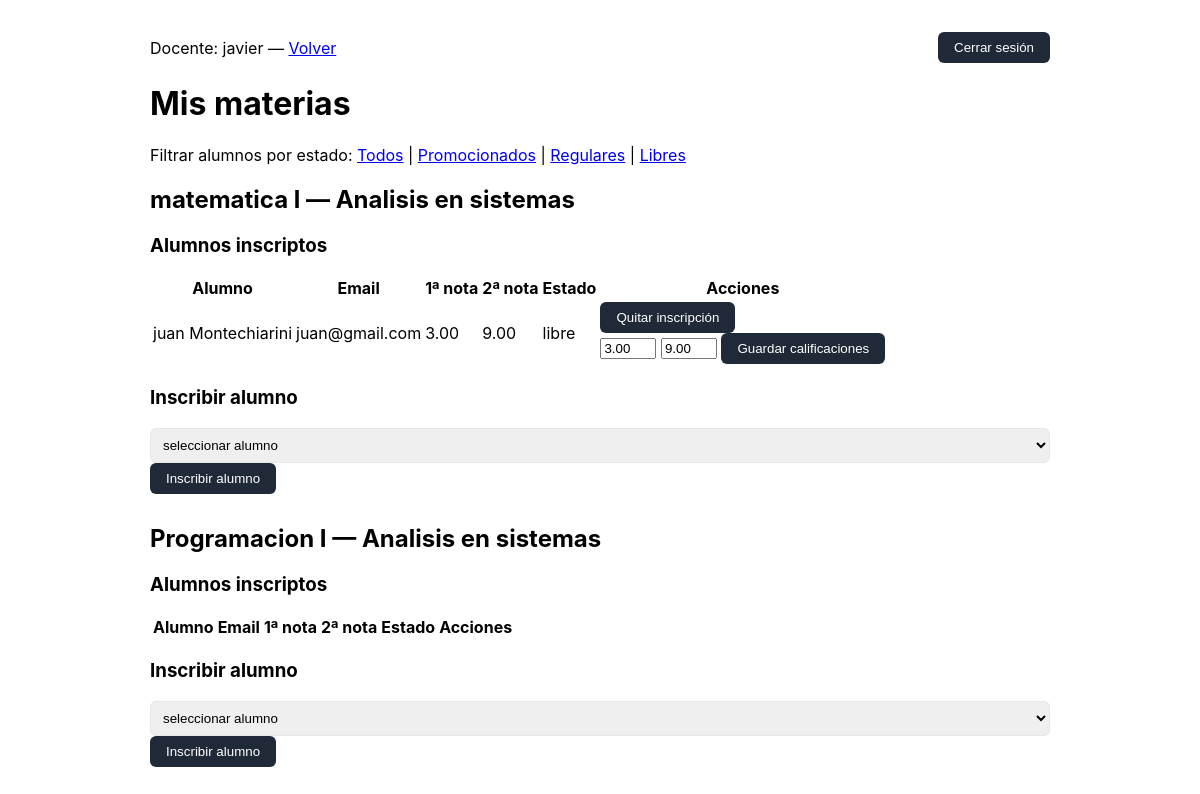
Screenshot of /docente_panel.php?filter=libre (signed in) with the database file from the repository.
### tables this page shows
CREATE TABLE IF NOT EXISTS `usuario` (
  `ID_usuario` int NOT NULL AUTO_INCREMENT,
  `nombre` varchar(50) NOT NULL,
  `apellido` varchar(100) NOT NULL,
  `email` varchar(100) NOT NULL,
  `password` varchar(255) NOT NULL,
  `ID_rol` int NOT NULL,
  PRIMARY KEY (`ID_usuario`),
  UNIQUE KEY `email` (`email`),
  KEY `ID_rol` (`ID_rol`),
  CONSTRAINT `fk_usuario_rol` FOREIGN KEY (`ID_rol`) REFERENCES `rol` (`ID_rol`) ON DELETE RESTRICT ON UPDATE CASCADE
);

CREATE TABLE IF NOT EXISTS `materia_docente` (
  `ID` int NOT NULL AUTO_INCREMENT,
  `ID_materia` int NOT NULL,
  `ID_carrera` int NOT NULL,
  `ID_docente` int NOT NULL,
  PRIMARY KEY (`ID`),
  UNIQUE KEY `uk_materia_carrera_docente` (`ID_materia`,`ID_carrera`,`ID_docente`),
  KEY `ID_carrera` (`ID_carrera`),
  KEY `ID_docente` (`ID_docente`),
  CONSTRAINT `materia_docente_ibfk_1` FOREIGN KEY (`ID_materia`) REFERENCES `materia` (`ID_materia`) ON DELETE CASCADE,
  CONSTRAINT `materia_docente_ibfk_2` FOREIGN KEY (`ID_carrera`) REFERENCES `carrera` (`ID_carrera`) ON DELETE CASCADE,
  CONSTRAINT `materia_docente_ibfk_3` FOREIGN KEY (`ID_docente`) REFERENCES `usuario` (`ID_usuario`) ON DELETE CASCADE
);

CREATE TABLE IF NOT EXISTS `materia` (
  `ID_materia` int NOT NULL AUTO_INCREMENT,
  `ID_docente` int NOT NULL DEFAULT '0',
  `ID_carrera` int NOT NULL DEFAULT '0',
  `Nombre_materia` varchar(50) NOT NULL DEFAULT '',
  PRIMARY KEY (`ID_materia`),
  KEY `ID_docente` (`ID_docente`),
  KEY `ID_carrera` (`ID_carrera`),
  CONSTRAINT `fk_materia_carrera` FOREIGN KEY (`ID_carrera`) REFERENCES `carrera` (`ID_carrera`) ON DELETE RESTRICT ON UPDATE CASCADE,
  CONSTRAINT `fk_materia_docente` FOREIGN KEY (`ID_docente`) REFERENCES `docente` (`ID_docente`) ON DELETE RESTRICT ON UPDATE CASCADE
);

CREATE TABLE IF NOT EXISTS `carrera` (
  `ID_carrera` int NOT NULL AUTO_INCREMENT,
  `Nombre_carrera` varchar(50) DEFAULT NULL,
  PRIMARY KEY (`ID_carrera`)
);

CREATE TABLE IF NOT EXISTS `materia_alumno` (
  `ID` int NOT NULL AUTO_INCREMENT,
  `ID_materia` int NOT NULL,
  `ID_carrera` int NOT NULL,
  `ID_alumno` int NOT NULL,
  `nota1` decimal(5,2) DEFAULT NULL,
  `nota2` decimal(5,2) DEFAULT NULL,
  PRIMARY KEY (`ID`),
  UNIQUE KEY `uk_materia_carrera_alumno` (`ID_materia`,`ID_carrera`,`ID_alumno`),
  KEY `ID_carrera` (`ID_carrera`),
  KEY `ID_alumno` (`ID_alumno`),
  CONSTRAINT `materia_alumno_ibfk_1` FOREIGN KEY (`ID_materia`) REFERENCES `materia` (`ID_materia`) ON DELETE CASCADE,
  CONSTRAINT `materia_alumno_ibfk_2` FOREIGN KEY (`ID_carrera`) REFERENCES `carrera` (`ID_carrera`) ON DELETE CASCADE,
  CONSTRAINT `materia_alumno_ibfk_3` FOREIGN KEY (`ID_alumno`) REFERENCES `usuario` (`ID_usuario`) ON DELETE CASCADE
);

### Clases/Usuario.php (called while the page is built, shortened)
<?php
abstract class Usuario
{
    protected $nombre;
    protected $email;
    public function __construct(array $data)
    {
        $this->nombre = $data['nombre'] ?? '';
        $this->email = $data['email'] ?? '';
    }
    public function getName(): string
    {
        return $this->nombre ?: $this->email;
    }
}
?>

### Clases/Admin.php (called while the page is built, shortened)
<?php
require_once __DIR__ . '/../src/Database.php';
require_once __DIR__ . '/Usuario.php';
class Admin extends Usuario
{
    public static function detectNameColumn(string $table, array $candidates = null)
    {
        $conn = \Database::getConnection();
        $tableEsc = mysqli_real_escape_string($conn, $table);
        $res = $conn->query("SHOW COLUMNS FROM `{$tableEsc}`");
        $cols = [];
        while ($r = $res->fetch_assoc()) {
            $cols[] = $r['Field'];
        }
        foreach ($cols as $col) {
            $r = $conn->query("SHOW FULL COLUMNS FROM `{$tableEsc}` LIKE '" . mysqli_real_escape_string($conn, $col) . "'");
            if ($r) {
                $row = $r->fetch_assoc();
                if (isset($row['Type']) && preg_match('/varchar|text|char/i', $row['Type'])) {
                    return $col;
                }
            }
        }
        return null;
    }
}
?>

### Clases/Docente.php (called while the page is built, shortened)
<?php
require_once __DIR__ . '/Usuario.php';
require_once __DIR__ . '/Admin.php';
class Docente extends Usuario
{
    public function getAssignedMaterias(): array
    {
        $conn = \Database::getConnection();
        $matName = \Clases\Admin::detectNameColumn('materia') ?? 'ID_materia';
        $carName = \Clases\Admin::detectNameColumn('carrera') ?? 'ID_carrera';
        $sql = "SELECT md.ID, md.ID_materia, md.ID_carrera, m.`" . $conn->real_escape_string($matName) . "` AS materia_nombre, c.`" . $conn->real_escape_string($carName) . "` AS carrera_nombre
            FROM materia_docente md
            JOIN materia m ON md.ID_materia = m.ID_materia
            JOIN carrera c ON md.ID_carrera = c.ID_carrera
            WHERE md.ID_docente = ?";
        $stmt = $conn->prepare($sql);
        $stmt->bind_param('i', $this->id);
        $stmt->execute();
        $res = $stmt->get_result();
        $out = [];
        if ($res) {
            while ($r = $res->fetch_assoc()) {
                $out[] = $r;
            }
        }
        return $out;
    }
    public static function computeStatus($nota1, $nota2): string
    {
        $n1 = is_null($nota1) ? null : floatval($nota1);
        $n2 = is_null($nota2) ? null : floatval($nota2);
        if (($n1 < 0 || $n1 > 10) || ($n2 < 0 || $n2 > 10)){
            return 'error, debe ajustar la nota en rango de 1 a 10';
        }
        if ($n1 !== null && $n2 !== null) {
            if ($n1 >= 7 && $n2 >= 7) return 'promocionado';
            if ($n1 < 6 || $n2 < 6) return 'libre';
            if ($n1 == 6 || $n2 == 6) return 'regular';
            return 'regular';
        }
        return 'regular';
    }
}
?>

### src/Database.php (called while the page is built, shortened)
<?php
class Database
{
    public static function getConnection()
    {
        $candidates = [
            __DIR__ . '/../conexion.php',
            __DIR__ . '/../Public/conexion.php',
            __DIR__ . '/../../Public/conexion.php'
        ];
        return $conn;
    }
}
?>

### Public/docente_panel.php (the view, shortened to what this page needs)
<?php
require_once __DIR__ . '/../src/Database.php';
require_once __DIR__ . '/../Clases/Docente.php';
$conn = \Database::getConnection();
$stmt = $conn->prepare("SELECT u.*, r.Rol_nombre FROM usuario u LEFT JOIN rol r ON u.ID_rol = r.ID_rol WHERE u.email = ? LIMIT 1");
$stmt->bind_param('s', $_SESSION['email']);
$stmt->execute();
$res = $stmt->get_result();
$row = $res->fetch_assoc();
$doc = new \Clases\Docente($row);
$materias = $doc->getAssignedMaterias();
$filter = $_GET['filter'] ?? 'all';
function computeStatus($n1, $n2) {
    return \Clases\Docente::computeStatus($n1, $n2);
}
?>
<!DOCTYPE html>
<html lang="es">
<head>
    <?php include __DIR__ . '/../design/head.php'; ?>
</head>
<body class="container">
    <header style="display:flex;justify-content:space-between;align-items:center">
        <div>Docente: <?= htmlspecialchars($doc->getName()) ?> — <a href="index.php">Volver</a></div>
        <form action="logout.php" method="post" style="margin:0"><button type="submit">Cerrar sesión</button></form>
    </header>
    <h1>Mis materias</h1>
    <p>Filtrar alumnos por estado: <a href="?filter=all">Todos</a> | <a href="?filter=promocionado">Promocionados</a> | <a href="?filter=regular">Regulares</a> | <a href="?filter=libre">Libres</a></p>
    <?php if (empty($materias)): ?>
        <p>No tienes materias asignadas.</p>
    <?php else: ?>
        <?php foreach ($materias as $m):
            $ID_materia = intval($m['ID_materia']);
            $ID_carrera = intval($m['ID_carrera']);
            $matName = htmlspecialchars($m['materia_nombre'] ?? ('#' . $ID_materia));
            $carName = htmlspecialchars($m['carrera_nombre'] ?? ('#' . $ID_carrera));
            $stmt = $conn->prepare("SELECT ma.ID_materia, ma.ID_carrera, ma.ID_alumno, u.nombre, u.apellido, u.email, ma.nota1, ma.nota2
                FROM materia_alumno ma
                JOIN usuario u ON ma.ID_alumno = u.ID_usuario
                WHERE ma.ID_materia = ? AND ma.ID_carrera = ? ORDER BY u.nombre");
            $stmt->bind_param('ii', $ID_materia, $ID_carrera);
            $stmt->execute();
            $resA = $stmt->get_result();
            $alumnos = [];
            if ($resA) {
                while ($ra = $resA->fetch_assoc()) $alumnos[] = $ra;
            }
        ?>
            <section style="margin-bottom:30px">
                <h2><?= $matName ?> — <?= $carName ?></h2>
                <h3>Alumnos inscriptos</h3>
                <?php if (empty($alumnos)): ?>
                    <p>No hay alumnos inscriptos.</p>
                <?php else: ?>
                    <table>
                        <thead><tr><th>Alumno</th><th>Email</th><th>1ª nota</th><th>2ª nota</th><th>Estado</th><th>Acciones</th></tr></thead>
                        <tbody>
                        <?php foreach ($alumnos as $a):
                            $status = computeStatus($a['nota1'], $a['nota2']);
                            if ($filter !== 'all' && $status !== $filter) continue;
                        ?>
                            <tr>
                                <td><?= htmlspecialchars($a['nombre'] . ' ' . $a['apellido']) ?></td>
                                <td><?= htmlspecialchars($a['email']) ?></td>
                                <td><?= is_null($a['nota1']) ? '-' : htmlspecialchars($a['nota1']) ?></td>
                                <td><?= is_null($a['nota2']) ? '-' : htmlspecialchars($a['nota2']) ?></td>
                                <td><?= htmlspecialchars($status) ?></td>
                                <td>
                                    <div class="flex items-center space-x-3">
                                        <form method="post" action="" class="inline-block">
                                            <button type="submit" class="bg-red-600 hover:bg-red-700 text-white px-2 py-1 rounded">Quitar inscripción</button>
                                        </form>
                                        <form method="post" action="" class="inline-flex items-center space-x-2 bg-gray-50 p-2 rounded">
                                            <input type="number" name="nota1" placeholder="1ª nota" class="w-16 p-1 border rounded" value="<?= htmlspecialchars($a['nota1'] ?? '') ?>" max ="10"; min="1";>
                                            <input type="number" name="nota2" placeholder="2ª nota" class="w-16 p-1 border rounded" value="<?= htmlspecialchars($a['nota2'] ?? '') ?>" max ="10"; min="1";>
                                            <button type="submit" class="bg-blue-600 hover:bg-blue-700 text-white px-2 py-1 rounded">Guardar calificaciones</button>
                                        </form>
                                    </div>
                                </td>
                            </tr>
                        <?php endforeach; ?>
                        </tbody>
                    </table>
                <?php endif; ?>
                <h3>Inscribir alumno</h3>
                <form method="post" action="">
                    <select name="ID_alumno" required>
                        <option value=""> seleccionar alumno </option>
                    </select>
                    <button type="submit" class="bg-green-600 hover:bg-green-700 text-white px-2 py-1 rounded">Inscribir alumno</button>
                </form>
            </section>
        <?php endforeach; ?>
    <?php endif; ?>
</body>
</html>

### design/styles.css (style rules this page uses)
body { font-family: Inter, ui-sans-serif, system-ui, -apple-system, "Segoe UI", Roboto, "Helvetica Neue", Arial; }
.container { max-width: 900px; margin: 2rem auto; padding: 0 1rem; }
form input[type="text"], form input[type="email"], form input[type="password"], form select, form textarea { width:100%; padding:0.5rem; border:1px solid #e5e7eb; border-radius:6px; }
form button { background-color:#1f2937; color:#fff; padding:0.5rem 1rem; border-radius:6px; border:none; cursor:pointer; }

### rows the page displays
usuario: nombre "javier"
materia_docente: ID_materia.Nombre_materia "matematica l", ID_carrera.Nombre_carrera "Analisis en sistemas"
materia_alumno: ID_alumno.apellido "juan Montechiarini", ID_alumno.email "juan@gmail.com", nota1 "3.00", nota2 "9.00", status "libre"
materia_docente: ID_materia.Nombre_materia "Programacion I", ID_carrera.Nombre_carrera "Analisis en sistemas"
